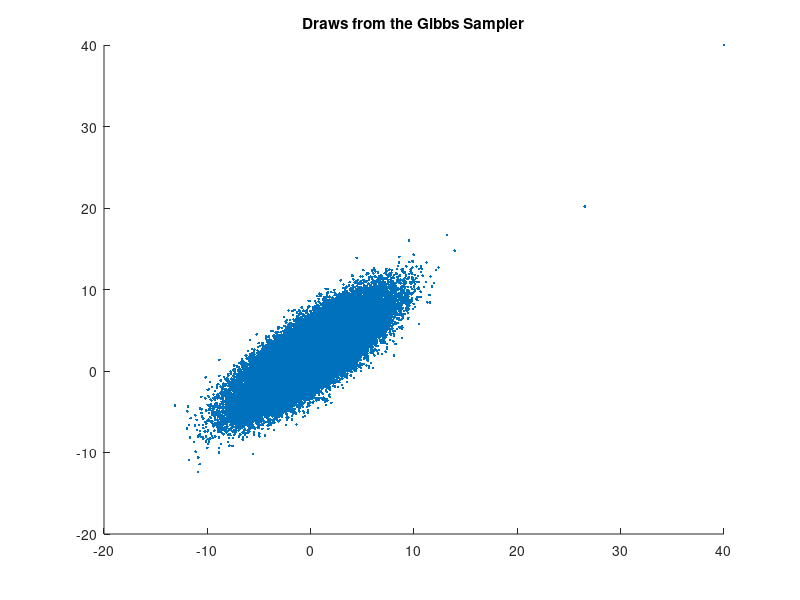
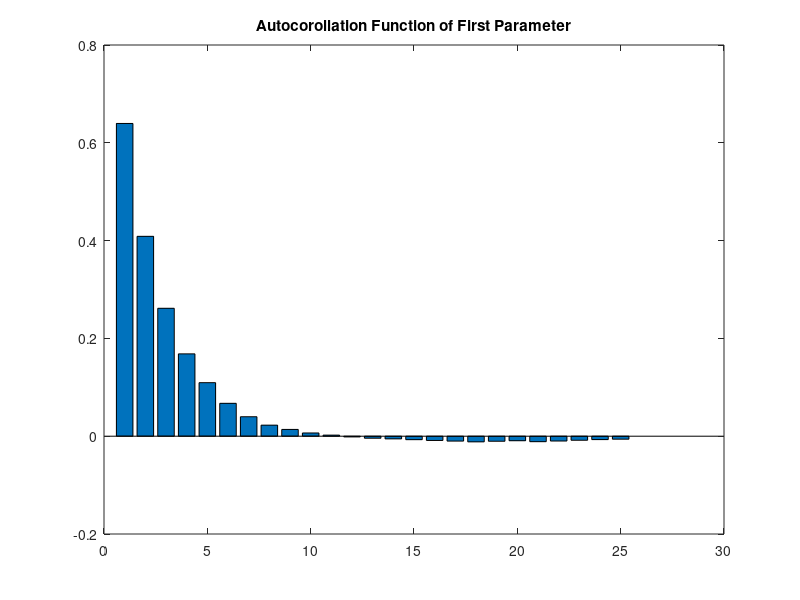
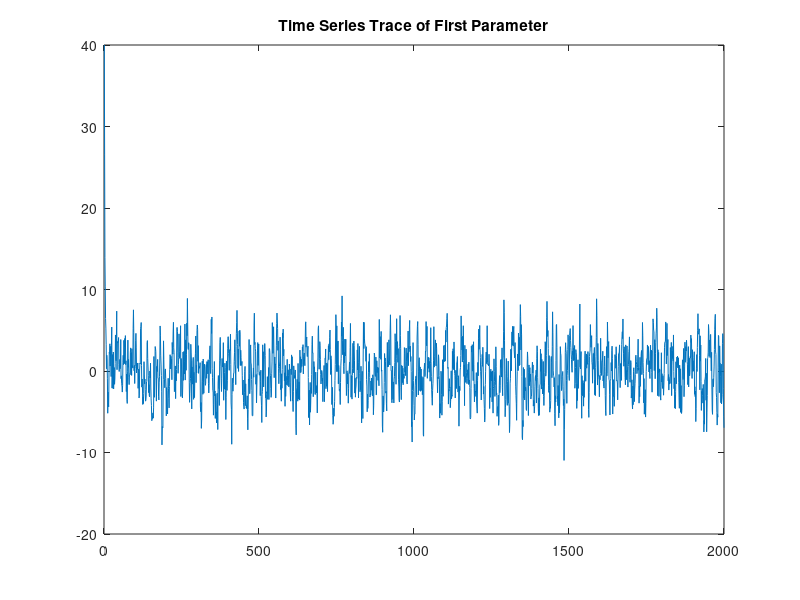

Recreate these plots in MATLAB, in order.
%A Gibbs sampler of a Bivariate Normal Distribution
%This is just a toy example, it would be much more efficient to just draw
%from the multivariate normal directly.
clear;
close all;

%Set the Seed for the Random Number generator..
% '0' sets the seed of the clock, any other integer will give you the same
% random number sequence each time.
randn('seed', 0);

%Set parameters
mu = [0 2];
sig = [3 3];
rho = .8;

%Setup space to store draws...
%T = 100;
animate = 0;
if animate
    T = 500;
else
    T = 100000;
end

samp = zeros(T, 2);

%Set initial value (in practice, need a burn in period)
%start = [0 0]
start = [40 40]

figure(1)
myaxis = [-15 50 -15 50];

samp(1,:) = start;
for t=2:T
    %Draw first element conditional on the previous draw...
    samp(t,1) = normrnd(mu(1) + rho*(sig(1)/sig(2))*(samp(t-1,2) - mu(2)), ...
        sqrt(sig(1)^2*(1 - rho^2)));
    
    %Draw second element conditional on first element...
    samp(t,2) = normrnd(mu(2) + rho*(sig(2)/sig(1))*(samp(t,1) - mu(1)), ...
        sqrt(sig(2)^2*(1 - rho^2)));
    if animate
        scatter(samp(1:t, 1), samp(1:t,2));
        axis(myaxis);
        pause(.05);
    end
end

%Compute moments, 
m_samp = mean(samp)
sd_samp = std(samp)
corr_samp = corr(samp)

%Show a picture
figure(1);
scatter(samp(:,1), samp(:,2),'.');
title('Draws from the Gibbs Sampler');

%Compute autocorollation of First Parameter
dsamp = samp(:,1) - m_samp(1);
denom = dsamp'*dsamp;

for k = 1:25
   cov = dsamp(1+k:end)'*dsamp(1:end-k);
   acor(k) = cov/denom;
end
figure(2);
bar(acor)
title('Autocorollation Function of First Parameter');

figure(3)
plot(samp(1:min(T,2000),1))
title('Time Series Trace of First Parameter');

save simpGibbsSamp samp
